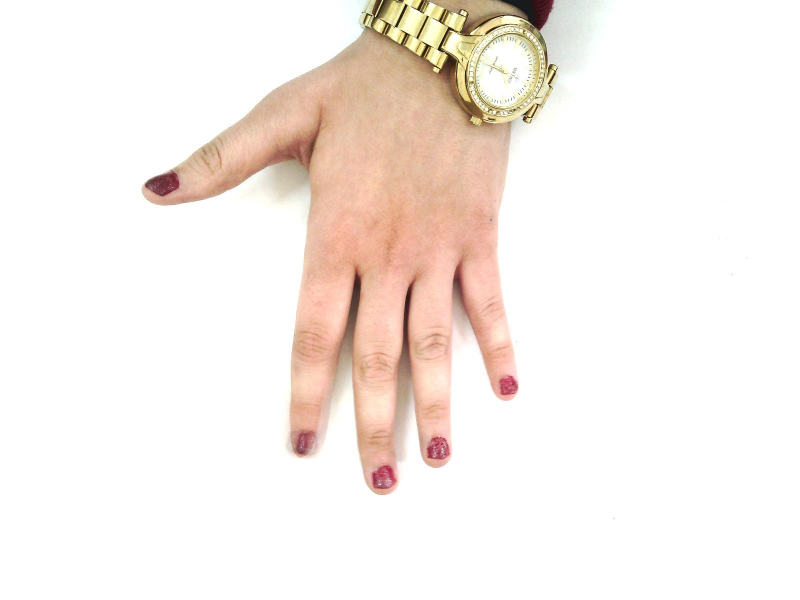
#> input picture backend/hand_normalization/TestImages/Bad_image.jpg, 1600 x 1200 px (shown at 1/2 size)
$ python -i main.py   (imports and definitions only)
#> lines starting #> are read from the running program, lines starting #| are printed output that depends on the picture; after the words box and inside, x2 and y2 are one past the last pixel; in counts of white or black regions, pixels touching at a corner belong together
#> further down, picture is the input picture: shape (1200, 1600, 3); mean B, G, R 233.9, 239.3, 247.5
import os
from utils.key_enums import HandRegions
import cv2
import numpy as np
import mediapipe as mp
from typing import List, Dict, Tuple

# TODO: Decide with frontend on final implementation and use of get_landmarks-function.

################################## Debug & Test Utils ##################################


# [191 lines left out: functions save_region_images, draw_point, show_images, draw_images_in_grid, normalize_hand_image, segment_hand_image and 2 more, not called in this run]


def create_handmask(image: np.ndarray) -> np.ndarray:
    """
    Creates a binary hand mask based on HSV color range.

    Args:
        image (np.ndarray): Original input image.

    Returns:
        np.ndarray: Binary mask of hand region.
    """
    blurred = cv2.GaussianBlur(image, (11, 11), 2)
    hsv = cv2.cvtColor(blurred, cv2.COLOR_BGR2HSV)
#> hsv: shape (1200, 1600, 3); mean H, S, V 5, 16.3, 247.6
    lower_skin = np.array([0, 40, 80])
    upper_skin = np.array([20, 255, 255])
    return cv2.inRange(hsv, lower_skin, upper_skin)
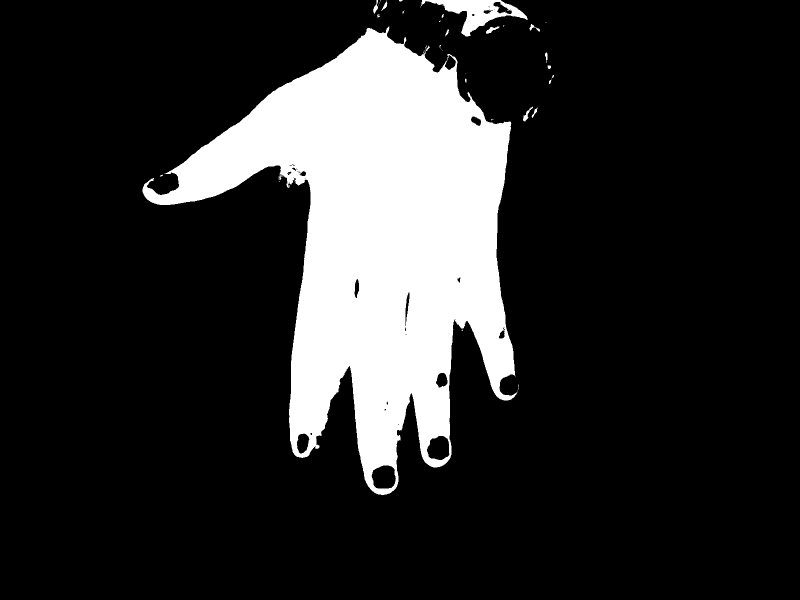
#> returned value: shape (1200, 1600) (shown at 1/2 size); 17% white; 53 white regions (38 under 20 px), largest, box (x1, y1, x2, y2) and area: (285, 52, 1035, 990) 319671, (842, 0, 1055, 73) 5474, (972, 53, 999, 68) 164


# [750 lines left out: functions detect_hand_contours, calculate_region_defining_points, detect_largest_defects, contour_to_bitmask, points_in_mask, calculate_additional_defects and 24 more, not called in this run]

>>> import cv2
>>> picture = cv2.imread('../TestImages/Bad_image.jpg')
>>> result = create_handmask(picture)

$ run again, on backend/hand_normalization/TestImages/Hand_0000455.jpg
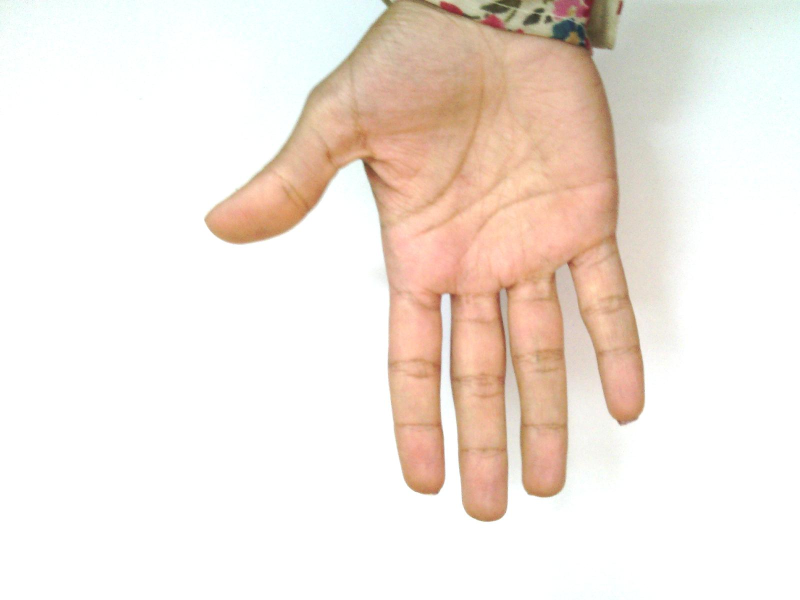
#> input picture backend/hand_normalization/TestImages/Hand_0000455.jpg, 1600 x 1200 px (shown at 1/2 size)
#> picture is the input picture: shape (1200, 1600, 3); mean B, G, R 222.8, 231.2, 242
#> hsv: shape (1200, 1600, 3); mean H, S, V 17.3, 24.7, 243.2
#> in create_handmask, `return cv2.inRange(hsv, lower_skin, upper_skin)`:
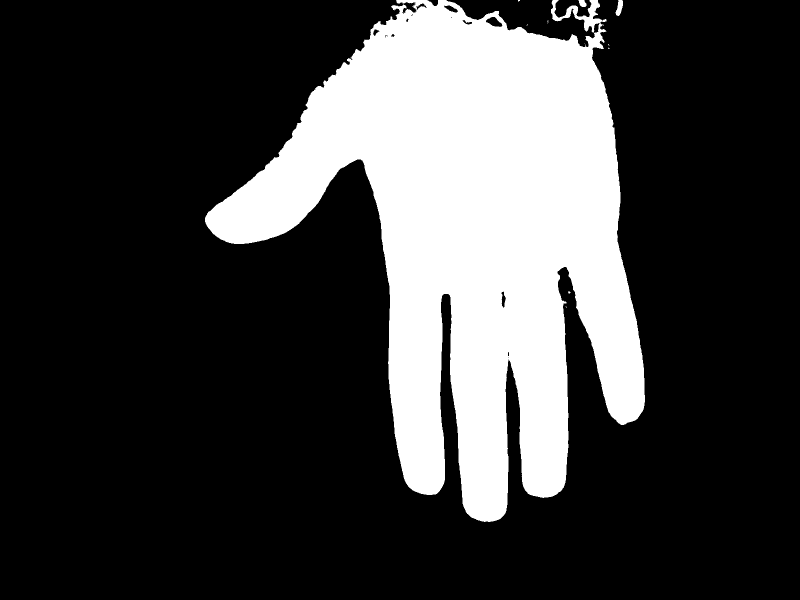
#> returned value: shape (1200, 1600) (shown at 1/2 size); 24.3% white; 15 white regions (12 under 20 px), largest, box (x1, y1, x2, y2) and area: (410, 0, 1290, 1044) 465436, (1231, 0, 1246, 32) 302, (1157, 0, 1173, 14) 168

$ run again, on backend/hand_normalization/TestImages/Hand_0000523.jpg
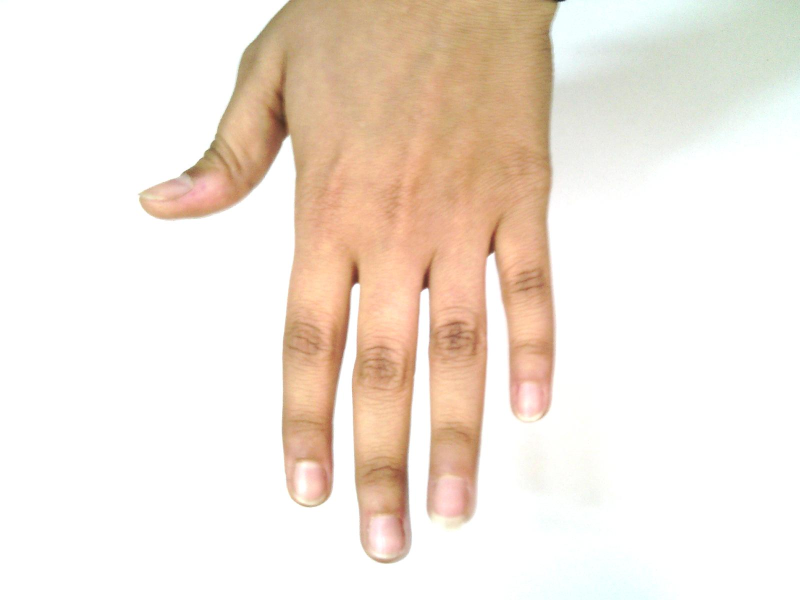
#> input picture backend/hand_normalization/TestImages/Hand_0000523.jpg, 1600 x 1200 px (shown at 1/2 size)
#> picture is the input picture: shape (1200, 1600, 3); mean B, G, R 219.7, 230.6, 242.3
#> hsv: shape (1200, 1600, 3); mean H, S, V 12.5, 27.8, 243.2
#> in create_handmask, `return cv2.inRange(hsv, lower_skin, upper_skin)`:
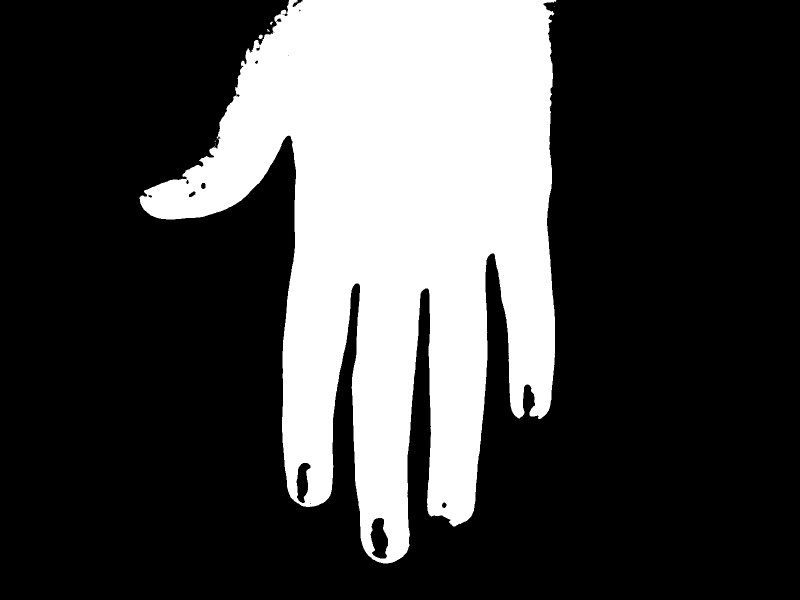
#> returned value: shape (1200, 1600) (shown at 1/2 size); 27.1% white; 12 white regions (9 under 20 px), largest, box (x1, y1, x2, y2) and area: (279, 0, 1113, 1127) 520510, (517, 69, 526, 78) 56, (540, 43, 546, 50) 23
